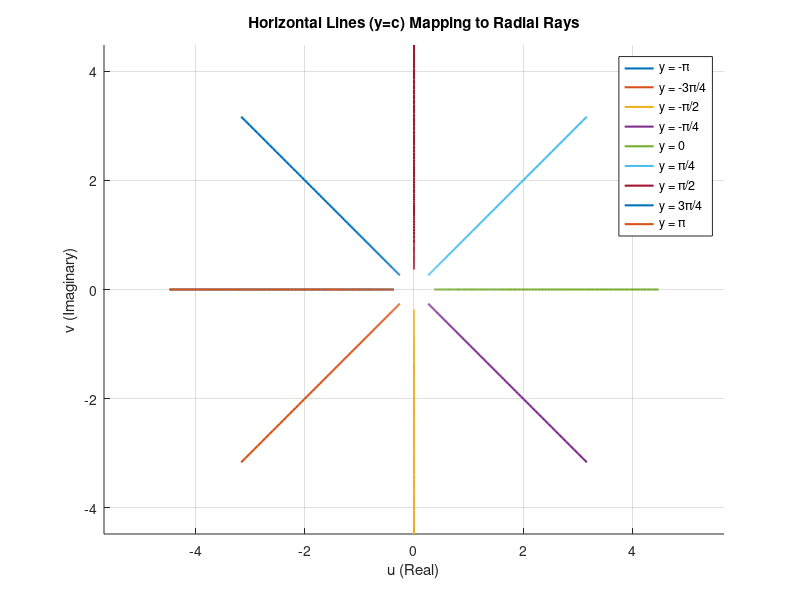

Recreate this plot in MATLAB.
% --- Mapping Horizontal Lines to Rays ---
x = linspace(-1, 1.5, 100); % x varies to extend the ray. values on x-axis that start from -1 ending at 1.5 (ray length) going in 100 steps.
y_values = [-pi, -3*pi/4, -pi/2, -pi/4,  0, pi/4, pi/2, 3*pi/4, pi]; % Constant angles. The 9 horizontal lines representing the angles that are being mapped are listed in the array.

figure; hold on;
for y = y_values
    z = x + 1i*y;           % Define the horizontal line in z
    w = exp(z);             % Apply the mapping w = e^z
    plot(real(w), imag(w), 'LineWidth', 1.5);
end

axis equal; grid on;
title('Horizontal Lines (y=c) Mapping to Radial Rays');
xlabel('u (Real)'); ylabel('v (Imaginary)');
legend('y = -\pi', 'y = -3\pi/4', 'y = -\pi/2', 'y = -\pi/4', 'y = 0', 'y = \pi/4', 'y = \pi/2', 'y = 3\pi/4', 'y = \pi');

% Export for LaTeX
exportgraphics(gcf, 'SpecimenA_ImaginaryMapping.pdf', 'ContentType', 'vector')
